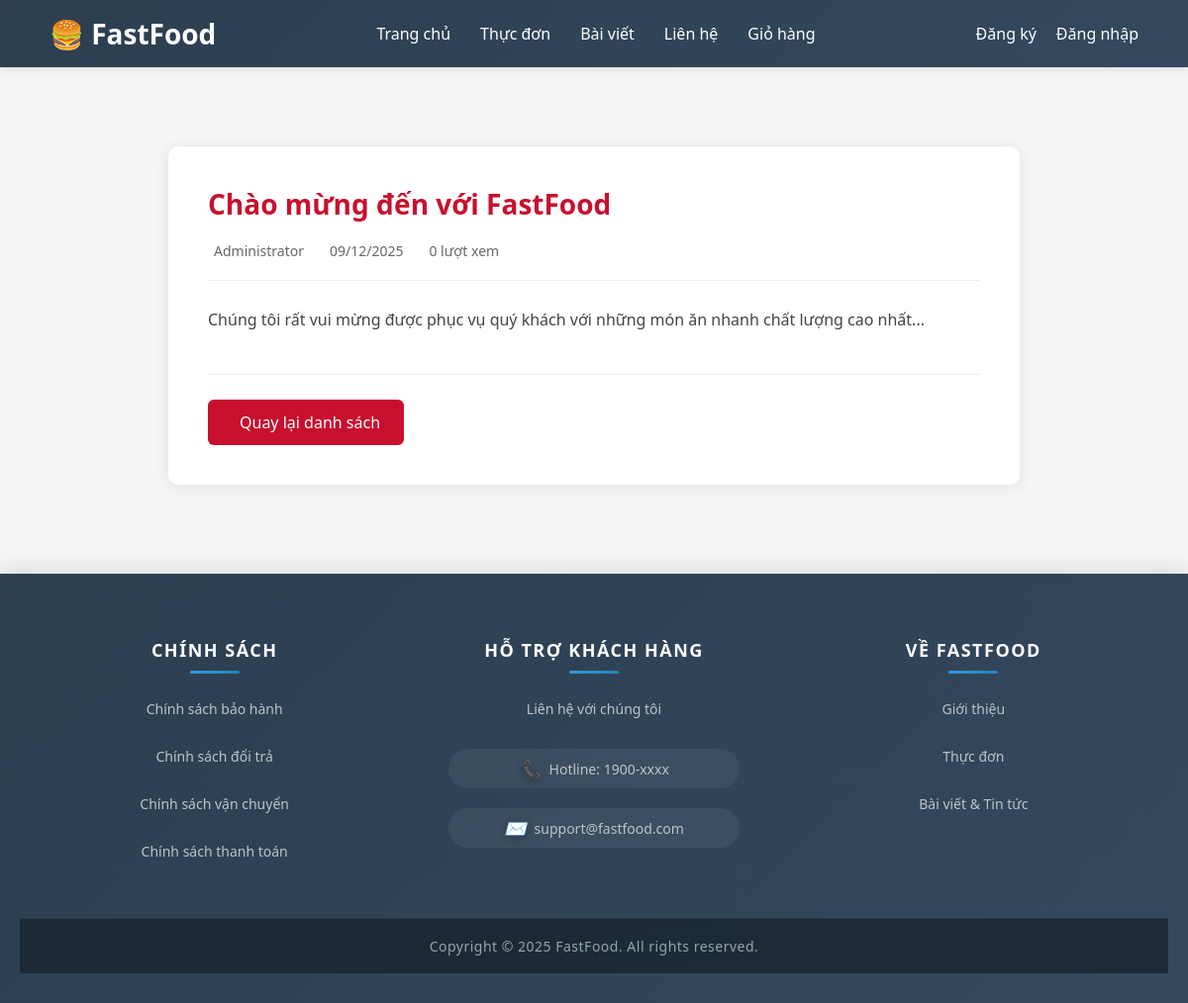
The app's page /index.php?page=post&id=1 with its own data.
### tables this page shows
CREATE TABLE IF NOT EXISTS posts (
    id INT AUTO_INCREMENT PRIMARY KEY,
    author_id INT NOT NULL,
    title VARCHAR(255) NOT NULL,
    slug VARCHAR(255) NOT NULL UNIQUE,
    content TEXT NOT NULL,
    excerpt TEXT,
    featured_image VARCHAR(255),
    status ENUM('published', 'draft', 'hidden') DEFAULT 'draft',
    views INT DEFAULT 0,
    created_at TIMESTAMP DEFAULT CURRENT_TIMESTAMP,
    updated_at TIMESTAMP DEFAULT CURRENT_TIMESTAMP ON UPDATE CURRENT_TIMESTAMP,
    published_at TIMESTAMP NULL,
    FOREIGN KEY (author_id) REFERENCES users(id) ON DELETE CASCADE,
    INDEX idx_author (author_id),
    INDEX idx_slug (slug),
    INDEX idx_status (status),
    INDEX idx_published (published_at)
);

CREATE TABLE IF NOT EXISTS users (
    id INT AUTO_INCREMENT PRIMARY KEY,
    email VARCHAR(255) NOT NULL UNIQUE,
    password VARCHAR(255) NULL COMMENT 'NULL nếu đăng nhập bằng Google',
    full_name VARCHAR(255) NOT NULL,
    phone VARCHAR(20),
    address TEXT,
    role ENUM('admin', 'customer') DEFAULT 'customer',
    avatar VARCHAR(255),
    google_id VARCHAR(255) UNIQUE,
    status ENUM('active', 'inactive', 'banned') DEFAULT 'active',
    login_method ENUM('normal', 'google') DEFAULT 'normal',
    created_at TIMESTAMP DEFAULT CURRENT_TIMESTAMP,
    updated_at TIMESTAMP DEFAULT CURRENT_TIMESTAMP ON UPDATE CURRENT_TIMESTAMP,
    INDEX idx_email (email),
    INDEX idx_role (role),
    INDEX idx_status (status),
    INDEX idx_google_id (google_id)
);

### controllers/PostController.php (called while the page is built, shortened)
<?php
class PostController
{
    private $db;
    public function __construct()
    {
        $this->db = Database::getInstance()->getConnection();
    }
    public function show()
    {
        $id = isset($_GET['id']) ? (int)$_GET['id'] : 0;
        $stmt = $this->db->prepare("
            SELECT p.*, u.full_name as author_name
            FROM posts p
            LEFT JOIN users u ON p.author_id = u.id
            WHERE p.id = ? AND p.status = 'published'
        ");
        $stmt->execute([$id]);
        $post = $stmt->fetch();
        $this->db->prepare("UPDATE posts SET views = views + 1 WHERE id = ?")->execute([$id]);
        require_once 'views/posts/article.php';
    }
}

### config/database.php (called while the page is built)
<?php
class Database {
    private static $instance = null;
    private $conn;
    private $host = 'localhost';
    private $dbname = 'fastfood_db';
    private $username = 'root';
    private $password = 'Thien@160504';
    private function __construct() {
        try {
            $this->conn = new PDO(
                "mysql:host={$this->host};dbname={$this->dbname};charset=utf8mb4",
                $this->username,
                $this->password,
                [
                    PDO::ATTR_ERRMODE => PDO::ERRMODE_EXCEPTION,
                    PDO::ATTR_DEFAULT_FETCH_MODE => PDO::FETCH_ASSOC,
                    PDO::ATTR_EMULATE_PREPARES => false
                ]
            );
        } catch (PDOException $e) {
            die("Lỗi kết nối database: " . $e->getMessage());
        }
    }
    public static function getInstance() {
        if (self::$instance === null) {
            self::$instance = new self();
        }
        return self::$instance;
    }
    public function getConnection() {
        return $this->conn;
    }
}

### helpers/functions.php (called while the page is built, shortened)
<?php
function e($string) {
    return htmlspecialchars($string ?? '', ENT_QUOTES, 'UTF-8');
}

### views/posts/article.php (the view, shortened to what this page needs)
<?php
require_once 'views/layouts/header.php';
?>
<div class="container">
    <div class="article-wrapper">
        <article class="article-detail">
            <h1 class="article-title"><?php echo e($post['title']); ?></h1>
            <div class="article-meta">
                <span class="author">
                    <i class="fas fa-user"></i> <?php echo e($post['author_name'] ?? 'Admin'); ?>
                </span>
                <span class="date">
                    <i class="fas fa-calendar"></i> <?php echo date('d/m/Y', strtotime($post['published_at'] ?? $post['created_at'])); ?>
                </span>
                <span class="views">
                    <i class="fas fa-eye"></i> <?php echo number_format($post['views']); ?> lượt xem
                </span>
            </div>
            <div class="article-content">
                <?php echo nl2br(e($post['content'])); ?>
            </div>
            <div class="article-footer">
                <a href="index.php?page=posts" class="btn-back">
                    <i class="fas fa-arrow-left"></i> Quay lại danh sách
                </a>
            </div>
        </article>
    </div>
</div>
<?php require_once 'views/layouts/footer.php'; ?>

### public/css/style.css (style rules this page uses)
* { margin: 0; padding: 0; box-sizing: border-box; }
body { font-family: 'Segoe UI', Tahoma, Geneva, Verdana, sans-serif; background: #f5f5f5; color: #333; }
.container { max-width: 1200px; margin: 40px auto; padding: 0 20px; }

### views/posts/article.php (style rules this page uses)
.article-wrapper { max-width: 900px; margin: 0 auto; padding: 40px 20px; }
.article-detail { background: #fff; border-radius: 10px; box-shadow: 0 2px 15px rgba(0,0,0,0.08); padding: 40px; }
.article-title { font-size: 28px; font-weight: 700; color: #c8102e; margin: 0 0 20px 0; line-height: 1.3; }
.article-meta { display: flex; flex-wrap: wrap; gap: 20px; margin-bottom: 25px; padding-bottom: 20px; border-bottom: 1px solid #eee; }
.article-meta span { font-size: 14px; color: #666; }
.article-content { font-size: 16px; line-height: 1.8; color: #444; }
.article-footer { margin-top: 40px; padding-top: 25px; border-top: 1px solid #eee; }
.btn-back { display: inline-flex; align-items: center; gap: 8px; padding: 12px 24px; background: #c8102e; color: #fff; text-decoration: none; border-radius: 6px; font-weight: 500; transition: background 0.3s ease; }

### records on screen
posts: title "Chào mừng đến với FastFood", author.full_name "Administrator", published_at "09/12/2025", views "0", content "Chúng tôi rất vui mừng được phục vụ quý khách với những món ăn nhanh chất lượng cao nhất..."
